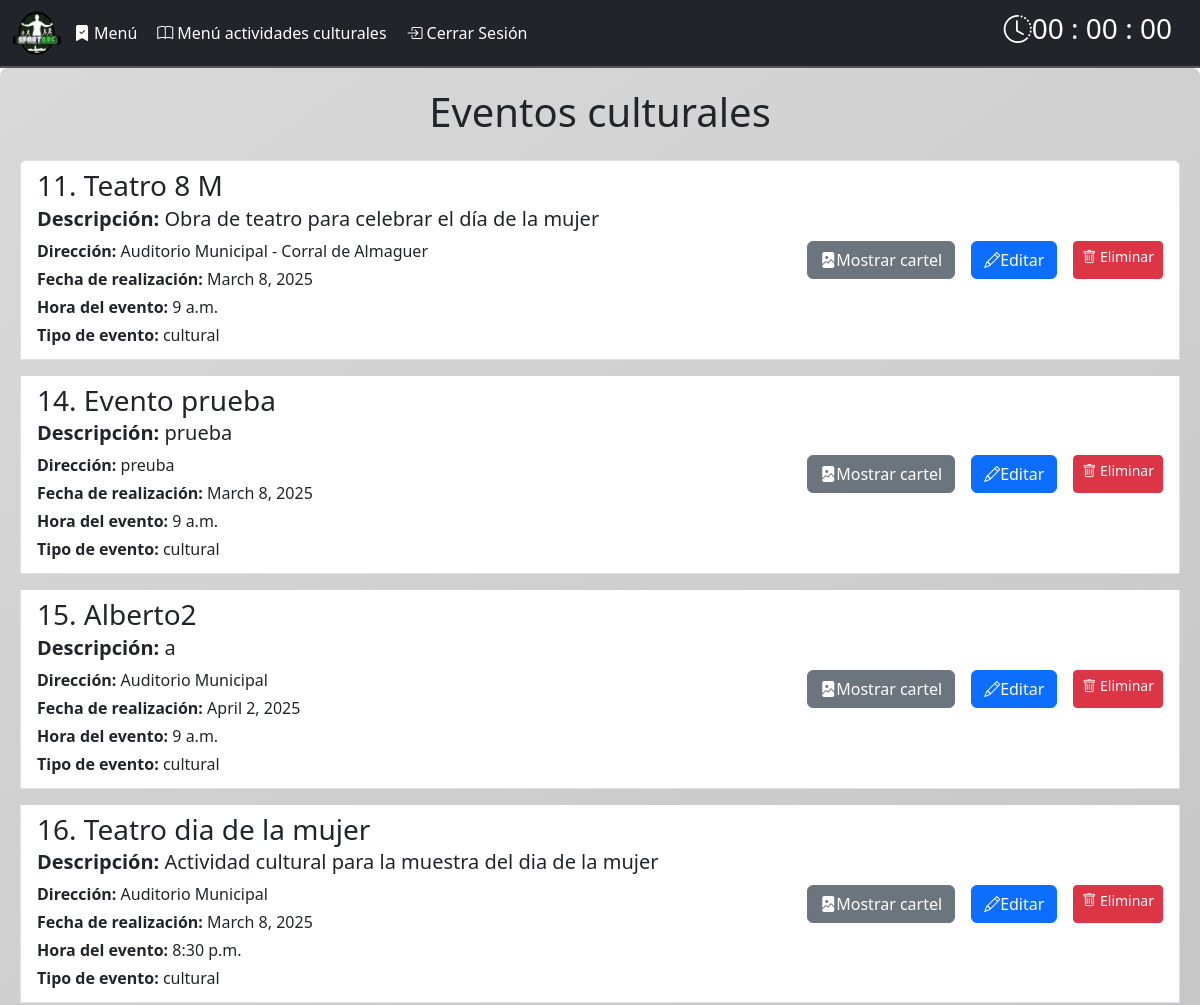
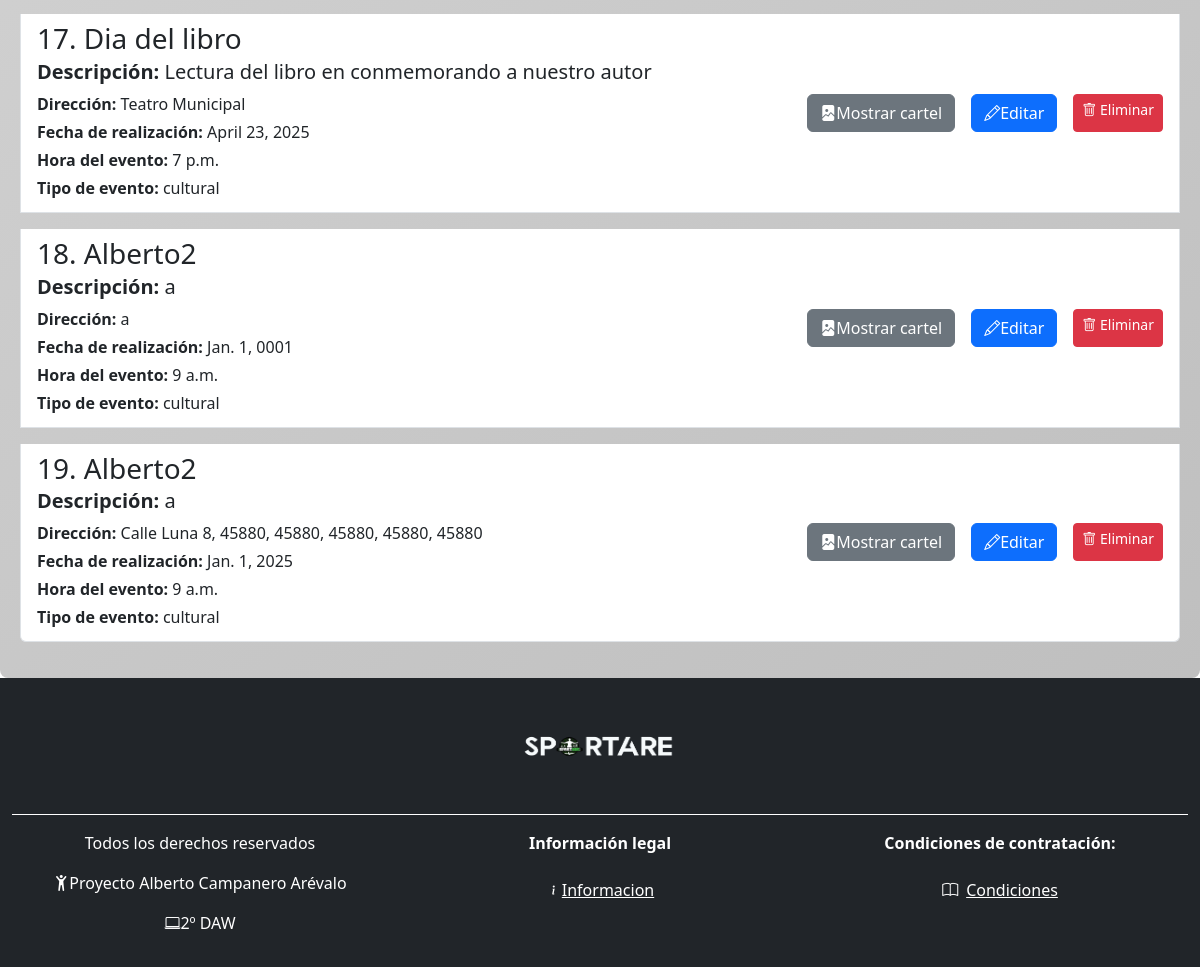
Page /listarEventos/cultural/ on the committed database (2 pictures, top to bottom).
### miapp/models.py (models this page shows, shortened)
class Evento(models.Model):
    CATEGORIA_CHOICES = [
        ('deportivo', 'Deportivo'),
        ('cultural', 'Cultural'),
    ]
    nombre = models.CharField(max_length=200)
    descripcion = models.CharField(max_length=200)
    direccion = models.CharField(max_length=200)
    fechaRealizacion = models.DateField(null=True, blank=True)
    fechaInscripcion = models.DateField()
    fechaCierre = models.DateField()
    hora = models.TimeField(verbose_name="Hora de realización")
    precio = models.IntegerField()
    numParticipantes = models.IntegerField()
    usuarios = models.ManyToManyField('Usuario')
    imagen = models.ImageField(upload_to='eventos/', null=True, blank=True)
    categoria = models.CharField(max_length=10, choices=CATEGORIA_CHOICES, default='deportivo')
    class Meta:
        verbose_name = "Evento"
        verbose_name_plural = "Eventos"

### miapp/views.py (the view)
# urls.py: path('listarEventos/', views.listar_eventos, name="listarEventos"),
def listar_eventos(request, categoria=None):
    if categoria == 'deportivo':
        eventos = Evento.objects.filter(categoria='deportivo')
        return render(request, 'miapp/listadoEventos.html', {
            'eventos': eventos,
        })
    if categoria == 'cultural':
        eventos = Evento.objects.filter(categoria='cultural')
        return render(request, 'miapp/listadoEventosCulturales.html', {
            'eventos': eventos,
        })
    return render(request, 'miapp/listadoEventos.html', {
        'eventos': Evento.objects.all(),
    })

### miapp/templates/miapp/listadoEventosCulturales.html (shortened to what this page needs)
{% load static %}
<!DOCTYPE html>
<html lang="en">
<head>
    <link rel="stylesheet" href="../node_modules/bootstrap/dist/css/bootstrap.min.css">
    <link href="https://cdn.jsdelivr.net/npm/bootstrap-icons/font/bootstrap-icons.css" rel="stylesheet">
    <link href="https://cdn.jsdelivr.net/npm/bootstrap@5.3.3/dist/css/bootstrap.min.css" rel="stylesheet">
</head>
<body>
    <header>
        <nav class="navbar navbar-expand-lg bg-dark w-100" id="mainNav" style="border-bottom: 2px solid #555;">
            <div class="container-fluid">
                <img src="{% static 'fotos/Logo_sportare.png' %}" style="width: 50px; height: 50px;" alt="Logo Sportare">
                <div class="collapse navbar-collapse" id="navbar">
                    <ul class="navbar-nav me-auto mb-2 mb-lg-0">
                        <li class="nav-item">
                            <a href="{% url 'menu' %}" class="nav-link text-white active">
                                <i class="bi bi-bookmark-check-fill m-1"></i>Menú
                            </a>
                        </li>
                        <li class="nav-item">
                            <a href="{% url 'menuActividadesCulturalesCoordinador' %}" class="nav-link text-white active">
                                <i class="bi bi bi-book m-1"></i>Menú actividades culturales
                            </a>
                        </li>
                        <li class="nav-item">
                            <a href="{% url 'logout' %}" class="nav-link text-white">
                                <i class="bi bi-box-arrow-in-right m-1" id="cerrarSesion"></i>Cerrar Sesión
                            </a>
                        </li>
                    </ul>
                    <h3 id="textoAlarma" class="text-white ms-auto bi bi-clock-history me-3">00 : 00 : 00</h3>
                </div>
            </div>
        </nav>
    </header>
    <main style="background: linear-gradient(145deg, #d9d9d9, #bfbfbf); padding: 20px; border-radius: 8px;">
        <h1 class="text-center mb-4">
            Eventos culturales
        </h1>
        <ul class="list-group">
            {% for evento in eventos %}
                {% if evento.categoria == 'cultural' %}
                    <li class="list-group-item d-flex justify-content-between align-items-center mb-3">
                        <div class="d-flex align-items-center">
                            <div>
                                <h3 class="mb-1">{{ evento.id }}. {{ evento.nombre }}</h3>
                                <h5 class="mb-2"><strong>Descripción:</strong> {{ evento.descripcion }}</h5>
                                <p class="mb-1"><strong>Dirección:</strong> {{ evento.direccion }}</p>
                                <p class="mb-1"><strong>Fecha de realización:</strong> {{ evento.fechaRealizacion }}</p>
                                <p class="mb-1"><strong>Hora del evento:</strong> {{ evento.hora }}</p>
                                <p class="mb-1"><strong>Tipo de evento:</strong> {{ evento.categoria }}</p>
                            </div>
                        </div>
                        <div class="acciones d-flex justify-content-start">
                            <a href="{% url 'ver_evento' id=evento.id %}" class="btn btn-secondary bi bi-file-image-fill me-3" id="editarEvento">Mostrar cartel</a>
                            <a href="{% url 'editarEvento' id=evento.id %}" class="btn btn-primary bi bi-pencil me-3" id="editarEvento">Editar</a>
                            <a href="{% url 'borrar_evento' id=evento.id %}" class="btn btn-danger btn-sm"><i class="bi bi-trash"></i> Eliminar</a>
                        </div>
                    </li>
                {% endif %}
            {% endfor %}
        </ul>
    </main>
    <footer>
        <div class="container-fluid bg-dark text-white py-2">
            <div class="row text-center text-md-left">
                <div class="col-12 mb-2">
                    <div class="logo-container mb-2" style="border-bottom: 1px solid white; padding-bottom: 8px;">
                        <img src="{% static 'fotos/sportare_palabra.png' %}" style="width: 200px; height: 120px;" alt="Logo Sportare">
                    </div>
                </div>
                <div class="col-12 col-md-4 mb-2">
                    <p>Todos los derechos reservados</p>
                    <p><i class="bi bi-person-arms-up mr-2 fs-6"></i><span>Proyecto Alberto Campanero Arévalo</span></p>
                    <p><i class="bi bi-laptop mr-2 fs-6"></i><span>2º DAW</span></p>
                </div>
                <div class="col-12 col-md-4 mb-2">
                    <p><strong>Información legal</strong></p>
                    <p>
                        <a href="https://www.google.com/search?q=condiciones+legales" class="btn btn-link text-white">
                          <i class="bi bi-info mr-2 fs-6"></i>Informacion
                        </a>
                    </p>
                </div>
                <div class="col-12 col-md-4 mb-2">
                    <p><strong>Condiciones de contratación:</strong></p>
                    <a href="https://www.google.com/search?q=google" class="btn btn-link text-white">
                      <i class="bi bi-book me-2"></i>Condiciones
                    </a>
                </div>
            </div>
        </div>
    </footer>
</body>
</html>

### rows in the picture
Evento: id "11", nombre "Teatro 8 M", descripcion "Obra de teatro para celebrar el día de la mujer", direccion "Auditorio Municipal - Corral de Almaguer", fechaRealizacion "March 8, 2025", hora "9 a.m.", categoria "cultural"
Evento: id "14", nombre "Evento prueba", descripcion "prueba", direccion "preuba", fechaRealizacion "March 8, 2025", hora "9 a.m.", categoria "cultural"
Evento: id "15", nombre "Alberto2", descripcion "a", direccion "Auditorio Municipal", fechaRealizacion "April 2, 2025", hora "9 a.m.", categoria "cultural"
Evento: id "16", nombre "Teatro dia de la mujer", descripcion "Actividad cultural para la muestra del dia de la mujer", direccion "Auditorio Municipal", fechaRealizacion "March 8, 2025", hora "8:30 p.m.", categoria "cultural"
Evento: id "17", nombre "Dia del libro", descripcion "Lectura del libro en conmemorando a nuestro autor", direccion "Teatro Municipal", fechaRealizacion "April 23, 2025", hora "7 p.m.", categoria "cultural"
Evento: id "18", nombre "Alberto2", descripcion "a", direccion "a", fechaRealizacion "Jan. 1, 0001", hora "9 a.m.", categoria "cultural"
Evento: id "19", nombre "Alberto2", descripcion "a", direccion "Calle Luna 8, 45880, 45880, 45880, 45880, 45880", fechaRealizacion "Jan. 1, 2025", hora "9 a.m.", categoria "cultural"
